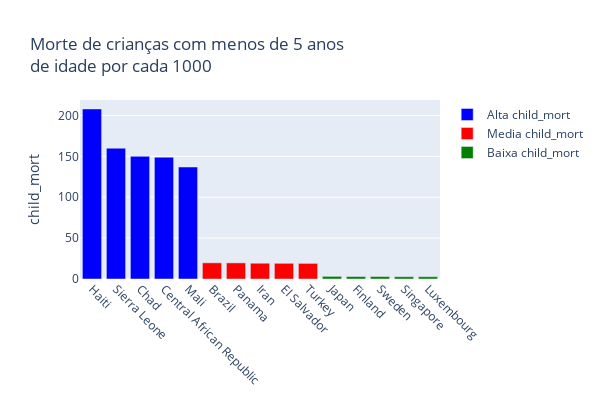
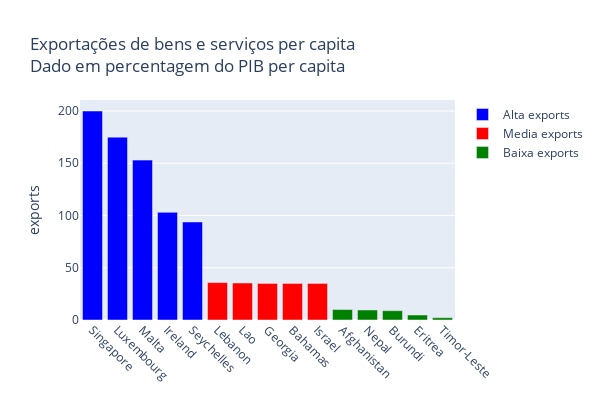
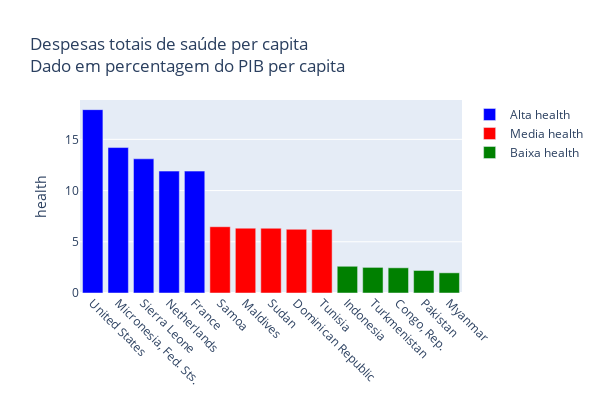
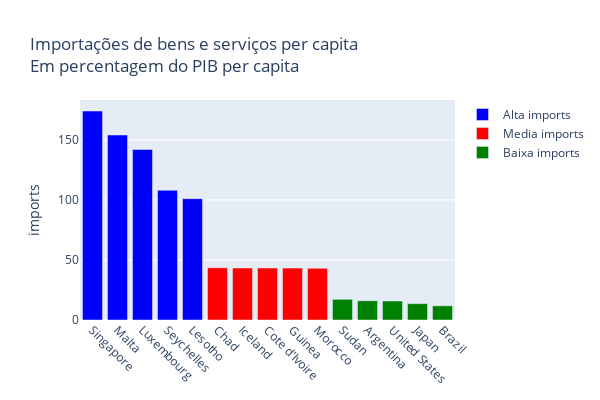

Notebook cell for these charts, in order:
### Markdown cell above
### Análise Individual de Cada Variável
Vamos analisar os quatro países com os valores mais altos e mais baixos para cada variável, assim como aqueles que se encontram na média.  
Embora não seja um passo essencial, é sempre importante e interessante analisar as variáveis, quando possível.

### Code cell
def plot_subplots(dados, column, title):
    data_sorted = dados.sort_values(by=column, ascending=False)

    # Extracting data for each subplot
    high_data = data_sorted.iloc[:5]
    medium_data = data_sorted.iloc[81:86]
    low_data = data_sorted.iloc[161:166]

    # Creating subplots
    fig = go.Figure()

    # Subplot 1
    fig.add_trace(
        go.Bar(
            x=high_data["country"],
            y=high_data[column],
            marker=dict(color="blue"),
            name=f"Alta {column}",
        )
    )

    # Subplot 2
    fig.add_trace(
        go.Bar(
            x=medium_data["country"],
            y=medium_data[column],
            marker=dict(color="red"),
            name=f"Media {column}",
        )
    )

    # Subplot 3
    fig.add_trace(
        go.Bar(
            x=low_data["country"],
            y=low_data[column],
            marker=dict(color="green"),
            name=f"Baixa {column}",
        )
    )

    # Updating layout
    fig.update_layout(
        barmode="group",
        title=title,
        xaxis=dict(tickangle=45),
        yaxis=dict(title=column),
        showlegend=True,
        width=600,
        height=400,
    )

    # Show the plot
    fig.show()


# Imprimir plots de cada coluna
plot_subplots(
    dados,
    "child_mort",
    "Morte de crianças com menos de 5 anos<br>de idade por cada 1000",
)
plot_subplots(
    dados,
    "exports",
    "Exportações de bens e serviços per capita<br>Dado em percentagem do PIB per capita",
)
plot_subplots(
    dados,
    "health",
    "Despesas totais de saúde per capita<br>Dado em percentagem do PIB per capita",
)
plot_subplots(dados,
    "imports",
    "Importações de bens e serviços per capita<br>Em percentagem do PIB per capita",
)
plot_subplots(dados, "income", "Rendimento líquido anual por pessoa")
plot_subplots(dados, "inflation", "Taxa de inflação")
plot_subplots(dados, "life_expec", "Esperança média de vida")
plot_subplots(dados, "total_fer", "Numero de filhos por mulher")
plot_subplots(dados, "gdpp", "O PIB per capita")

### Figure 1 — Plotly figure (JSON) as saved in the notebook; plotly's stock layout.template omitted (floating-point values rounded to 4 significant figures)
{"data": [{"marker": {"color": "blue"}, "name": "Alta child_mort", "type": "bar", "x": ["Haiti", "Sierra Leone", "Chad", "Central African Republic", "Mali"], "y": [208, 160, 150, 149, 137]}, {"marker": {"color": "red"}, "name": "Media child_mort", "type": "bar", "x": ["Brazil", "Panama", "Iran", "El Salvador", "Turkey"], "y": [19.8, 19.7, 19.3, 19.2, 19.1]}, {"marker": {"color": "green"}, "name": "Baixa child_mort", "type": "bar", "x": ["Japan", "Finland", "Sweden", "Singapore", "Luxembourg"], "y": [3.2, 3, 3, 2.8, 2.8]}], "layout": {"barmode": "group", "height": 400, "showlegend": true, "title": {"text": "Morte de crianças com menos de 5 anos<br>de idade por cada 1000"}, "width": 600, "xaxis": {"tickangle": 45}, "yaxis": {"title": {"text": "child_mort"}}}}

### Figure 2 — Plotly figure (JSON) as saved in the notebook; plotly's stock layout.template omitted (floating-point values rounded to 4 significant figures)
{"data": [{"marker": {"color": "blue"}, "name": "Alta exports", "type": "bar", "x": ["Singapore", "Luxembourg", "Malta", "Ireland", "Seychelles"], "y": [200, 175, 153, 103, 93.8]}, {"marker": {"color": "red"}, "name": "Media exports", "type": "bar", "x": ["Lebanon", "Lao", "Georgia", "Bahamas", "Israel"], "y": [35.8, 35.4, 35, 35, 35]}, {"marker": {"color": "green"}, "name": "Baixa exports", "type": "bar", "x": ["Afghanistan", "Nepal", "Burundi", "Eritrea", "Timor-Leste"], "y": [10, 9.58, 8.92, 4.79, 2.2]}], "layout": {"barmode": "group", "height": 400, "showlegend": true, "title": {"text": "Exportações de bens e serviços per capita<br>Dado em percentagem do PIB per capita"}, "width": 600, "xaxis": {"tickangle": 45}, "yaxis": {"title": {"text": "exports"}}}}

### Figure 3 — Plotly figure (JSON) as saved in the notebook; plotly's stock layout.template omitted (floating-point values rounded to 4 significant figures)
{"data": [{"marker": {"color": "blue"}, "name": "Alta health", "type": "bar", "x": ["United States", "Micronesia, Fed. Sts.", "Sierra Leone", "Netherlands", "France"], "y": [17.9, 14.2, 13.1, 11.9, 11.9]}, {"marker": {"color": "red"}, "name": "Media health", "type": "bar", "x": ["Samoa", "Maldives", "Sudan", "Dominican Republic", "Tunisia"], "y": [6.47, 6.33, 6.32, 6.22, 6.21]}, {"marker": {"color": "green"}, "name": "Baixa health", "type": "bar", "x": ["Indonesia", "Turkmenistan", "Congo, Rep.", "Pakistan", "Myanmar"], "y": [2.61, 2.5, 2.46, 2.2, 1.97]}], "layout": {"barmode": "group", "height": 400, "showlegend": true, "title": {"text": "Despesas totais de saúde per capita<br>Dado em percentagem do PIB per capita"}, "width": 600, "xaxis": {"tickangle": 45}, "yaxis": {"title": {"text": "health"}}}}

### Figure 4 — Plotly figure (JSON) as saved in the notebook; plotly's stock layout.template omitted (floating-point values rounded to 4 significant figures)
{"data": [{"marker": {"color": "blue"}, "name": "Alta imports", "type": "bar", "x": ["Singapore", "Malta", "Luxembourg", "Seychelles", "Lesotho"], "y": [174, 154, 142, 108, 101]}, {"marker": {"color": "red"}, "name": "Media imports", "type": "bar", "x": ["Chad", "Iceland", "Cote d'Ivoire", "Guinea", "Morocco"], "y": [43.5, 43.3, 43.3, 43.2, 43]}, {"marker": {"color": "green"}, "name": "Baixa imports", "type": "bar", "x": ["Sudan", "Argentina", "United States", "Japan", "Brazil"], "y": [17.2, 16, 15.8, 13.6, 11.8]}], "layout": {"barmode": "group", "height": 400, "showlegend": true, "title": {"text": "Importações de bens e serviços per capita<br>Em percentagem do PIB per capita"}, "width": 600, "xaxis": {"tickangle": 45}, "yaxis": {"title": {"text": "imports"}}}}
